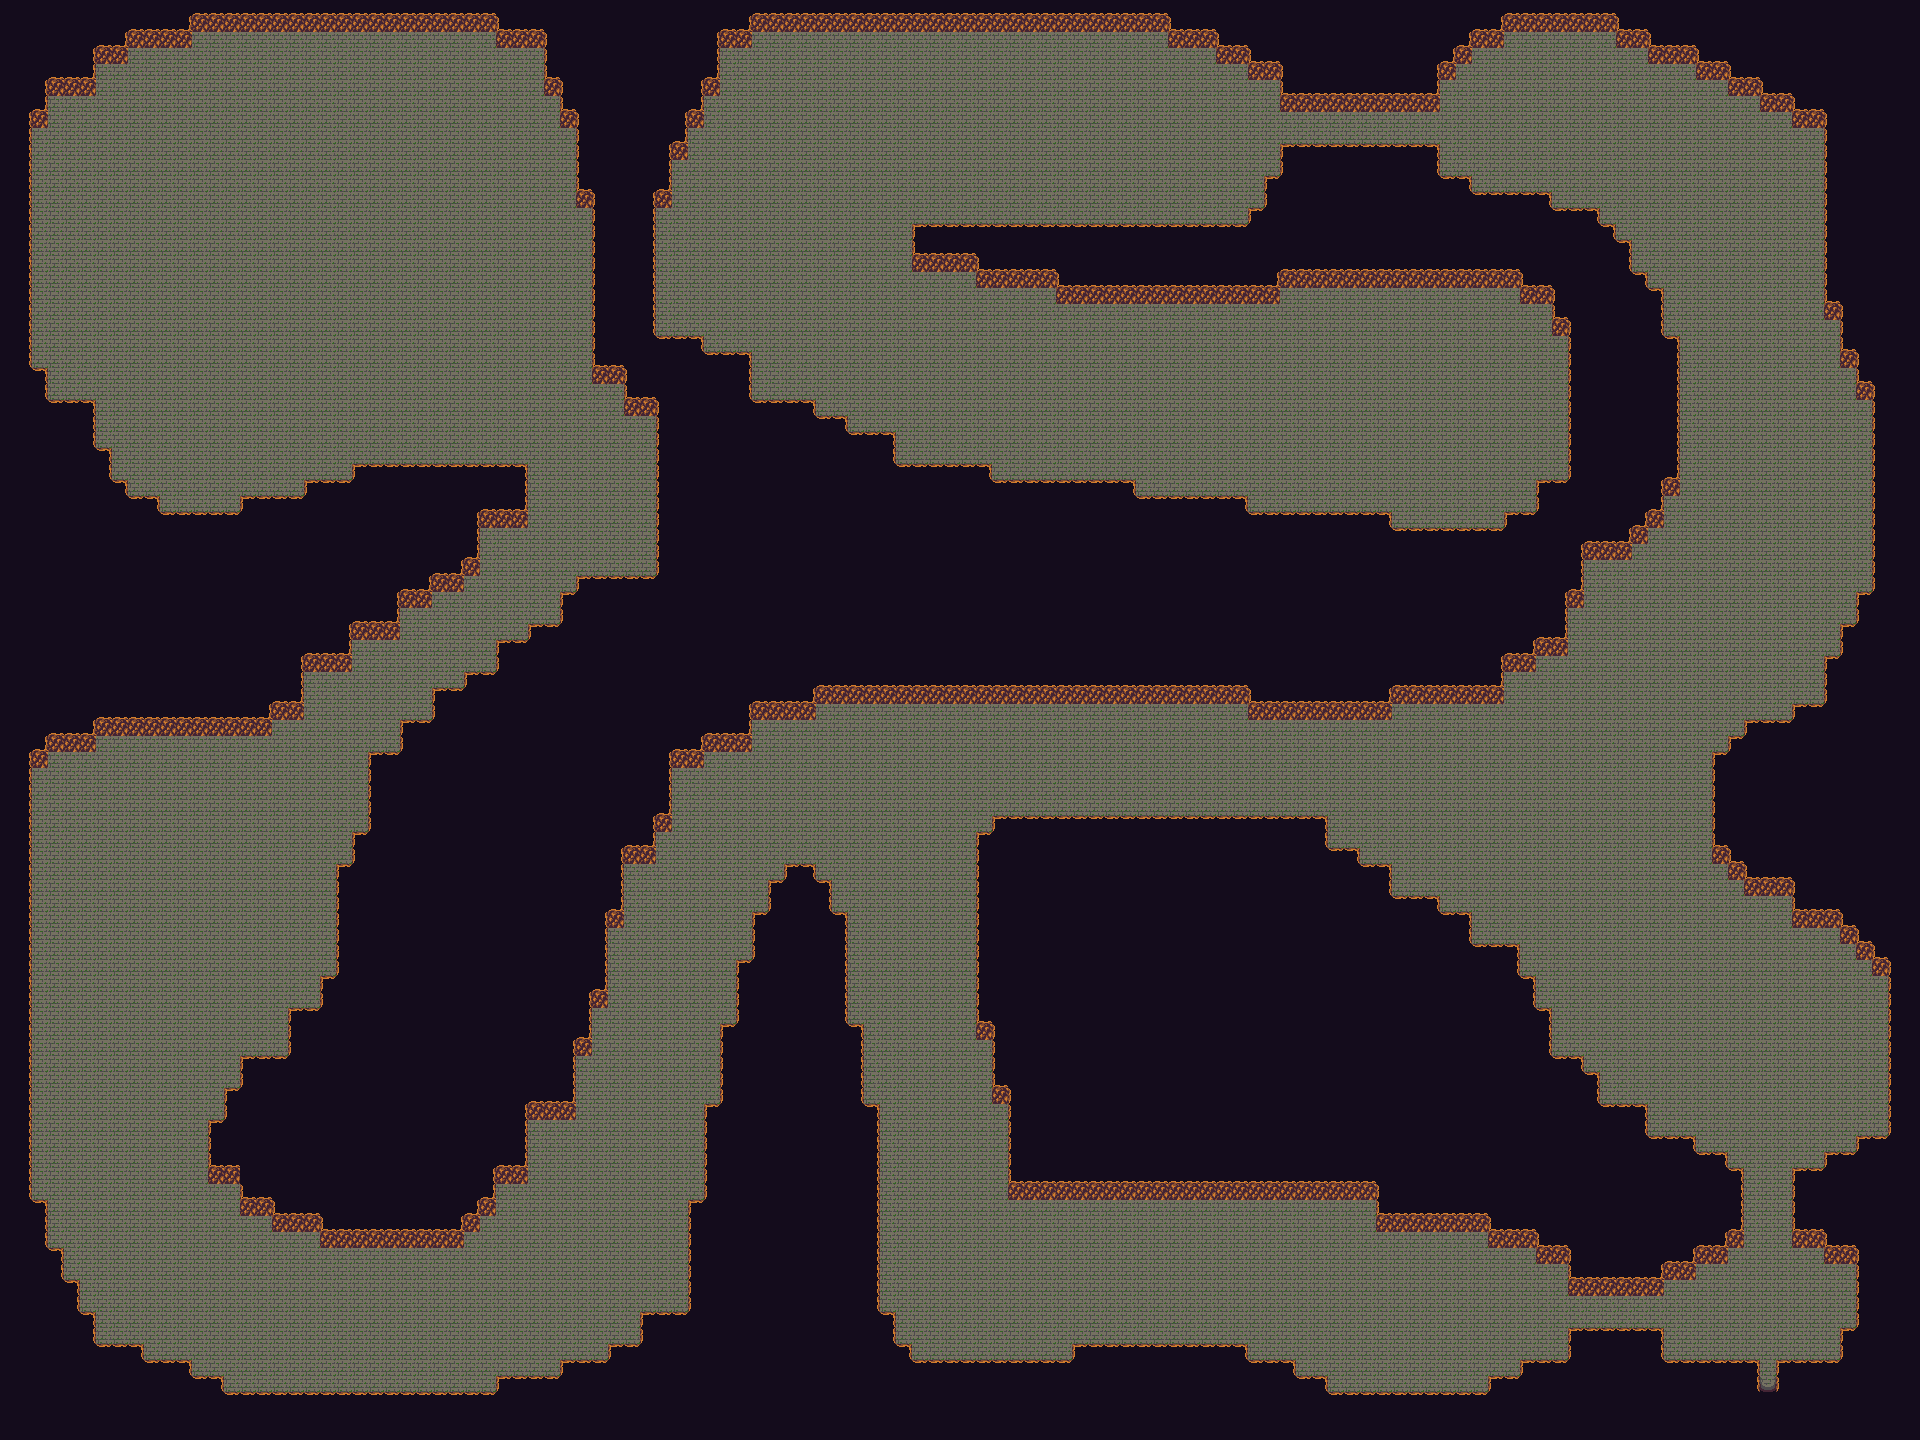

Tiled map render using the project's own tile images. Description and the map definition, with tile-layer contents summarised, below:
An orthogonal 120x90 tile map with 16x16 px tiles, 3 tile layers (Ground, Roads, Decorations), 2 tilesets and 180 objects.

<map version="1.0" orientation="orthogonal" renderorder="right-down" width="120" height="90" tilewidth="16" tileheight="16" nextobjectid="437">
 <properties>
  <property name="music" value="dungeon.ogg" />
 </properties>
 <tileset firstgid="1" source="../tilesets/basictiles.tsx" />
 <tileset firstgid="121" source="../tilesets/objects.tsx" />
 <layer name="Ground" width="120" height="90">
  <data>[10800 cells, 10800 non-empty, 2 distinct tile ids]</data>
 </layer>
 <layer name="Roads" width="120" height="90">
  <data>[10800 cells, 0 non-empty, 0 distinct tile ids]</data>
 </layer>
 <layer name="Decorations" width="120" height="90">
  <data>[10800 cells, 1346 non-empty, 10 distinct tile ids]</data>
 </layer>
 <objectgroup color="#ffff00" name="forest">
  <object id="387" x="1568" y="1168" width="288" height="224">
   <properties>
    <property name="level" value="8" />
   </properties>
  </object>
 </objectgroup>
 <objectgroup color="#ff0000" name="dungeon">
  <object id="388" x="16" y="272" width="288" height="240">
   <properties>
    <property name="level" value="19" />
   </properties>
  </object>
  <object id="389" x="304" y="16" width="272" height="192">
   <properties>
    <property name="level" value="19" />
   </properties>
  </object>
  <object id="390" x="304" y="208" width="352" height="272">
   <properties>
    <property name="level" value="17" />
   </properties>
  </object>
  <object id="392" x="352" y="480" width="304" height="352">
   <properties>
    <property name="level" value="15" />
   </properties>
  </object>
  <object id="395" x="32" y="672" width="320" height="352">
   <properties>
    <property name="level" value="13" />
   </properties>
  </object>
  <object id="396" x="32" y="1024" width="256" height="176">
   <properties>
    <property name="level" value="11" />
   </properties>
  </object>
  <object id="397" x="48" y="1200" width="272" height="192">
   <properties>
    <property name="level" value="9" />
   </properties>
  </object>
  <object id="398" x="320" y="1200" width="368" height="192">
   <properties>
    <property name="level" value="7" />
   </properties>
  </object>
  <object id="399" x="496" y="944" width="256" height="256">
   <properties>
    <property name="level" value="6" />
   </properties>
  </object>
  <object id="401" x="608" y="704" width="240" height="240">
   <properties>
    <property name="level" value="5" />
   </properties>
  </object>
  <object id="402" x="1328" y="288" width="240" height="240">
   <properties>
    <property name="level" value="12" />
   </properties>
  </object>
  <object id="403" x="1136" y="288" width="192" height="224">
   <properties>
    <property name="level" value="11" />
   </properties>
  </object>
  <object id="408" x="912" y="272" width="224" height="208">
   <properties>
    <property name="level" value="10" />
   </properties>
  </object>
  <object id="410" x="784" y="256" width="128" height="208">
   <properties>
    <property name="level" value="9" />
   </properties>
  </object>
  <object id="412" x="656" y="32" width="128" height="368">
   <properties>
    <property name="level" value="9" />
   </properties>
  </object>
  <object id="413" x="784" y="32" width="256" height="224">
   <properties>
    <property name="level" value="8" />
   </properties>
  </object>
  <object id="414" x="1040" y="32" width="320" height="208">
   <properties>
    <property name="level" value="7" />
   </properties>
  </object>
  <object id="415" x="1360" y="32" width="272" height="208">
   <properties>
    <property name="level" value="6" />
   </properties>
  </object>
  <object id="416" x="1632" y="48" width="208" height="288">
   <properties>
    <property name="level" value="5" />
   </properties>
  </object>
  <object id="420" x="1648" y="336" width="240" height="208">
   <properties>
    <property name="level" value="4" />
   </properties>
  </object>
  <object id="422" x="1552" y="544" width="320" height="224">
   <properties>
    <property name="level" value="3" />
   </properties>
  </object>
  <object id="423" x="1328" y="656" width="224" height="224">
   <properties>
    <property name="level" value="3" />
   </properties>
  </object>
  <object id="425" x="848" y="704" width="480" height="400">
   <properties>
    <property name="level" value="4" />
   </properties>
  </object>
  <object id="426" x="1392" y="880" width="176" height="176">
   <properties>
    <property name="level" value="2" />
   </properties>
  </object>
  <object id="427" x="1552" y="768" width="176" height="112">
   <properties>
    <property name="level" value="2" />
   </properties>
  </object>
  <object id="428" x="1568" y="880" width="128" height="256">
   <properties>
    <property name="level" value="1" />
   </properties>
  </object>
  <object id="429" x="1696" y="880" width="176" height="96">
   <properties>
    <property name="level" value="1" />
   </properties>
  </object>
  <object id="430" x="1696" y="976" width="208" height="192" />
  <object id="431" x="880" y="1104" width="128" height="272">
   <properties>
    <property name="level" value="3" />
   </properties>
  </object>
  <object id="432" x="1008" y="1200" width="192" height="160">
   <properties>
    <property name="level" value="2" />
   </properties>
  </object>
  <object id="433" x="1200" y="1200" width="176" height="192">
   <properties>
    <property name="level" value="1" />
   </properties>
  </object>
  <object id="434" x="1376" y="1232" width="192" height="160" />
  <object id="435" x="16" y="32" width="288" height="240">
   <properties>
    <property name="level" value="21" />
   </properties>
  </object>
 </objectgroup>
 <objectgroup color="#55ff00" name="safe_zone">
  <object id="134" x="1760" y="1360" width="16" height="32" />
 </objectgroup>
 <objectgroup color="#5555ff" name="door">
  <object id="135" x="1760" y="1376" width="16" height="16">
   <properties>
    <property name="dest" value="3.tmx" />
   </properties>
  </object>
 </objectgroup>
 <objectgroup color="#000000" name="solid">
  <object id="136" x="224" y="1392" width="1696" height="48" />
  <object id="137" x="1568" y="1328" width="96" height="32" />
  <object id="139" x="1520" y="1360" width="240" height="16" />
  <object id="140" x="1488" y="1376" width="272" height="16" />
  <object id="143" x="1776" y="1360" width="144" height="32" />
  <object id="145" x="1840" y="1328" width="80" height="32" />
  <object id="147" x="1856" y="1136" width="64" height="192" />
  <object id="148" x="1824" y="1152" width="32" height="112" />
  <object id="151" x="1792" y="1168" width="32" height="80" />
  <object id="154" x="1888" y="976" width="32" height="160" />
  <object id="158" x="1856" y="592" width="16" height="368" />
  <object id="159" x="1840" y="624" width="16" height="320" />
  <object id="160" x="1824" y="656" width="16" height="272" />
  <object id="163" x="1792" y="704" width="32" height="224" />
  <object id="166" x="1744" y="720" width="48" height="176" />
  <object id="167" x="1728" y="736" width="16" height="144" />
  <object id="168" x="1712" y="752" width="16" height="112" />
  <object id="170" x="0" y="0" width="1616" height="32" />
  <object id="171" x="1168" y="32" width="336" height="16" />
  <object id="177" x="1616" y="0" width="32" height="48" />
  <object id="179" x="1648" y="0" width="48" height="64" />
  <object id="180" x="1696" y="0" width="32" height="80" />
  <object id="182" x="1728" y="0" width="32" height="96" />
  <object id="183" x="1760" y="0" width="32" height="112" />
  <object id="184" x="1792" y="0" width="32" height="128" />
  <object id="186" x="1824" y="0" width="96" height="320" />
  <object id="187" x="1840" y="320" width="80" height="48" />
  <object id="188" x="1856" y="368" width="64" height="32" />
  </objectgroup>
 <objectgroup name="Objects">
  <!-- 1 objects omitted --></objectgroup>
</map>
<!-- 116 of 180 objects omitted -->
